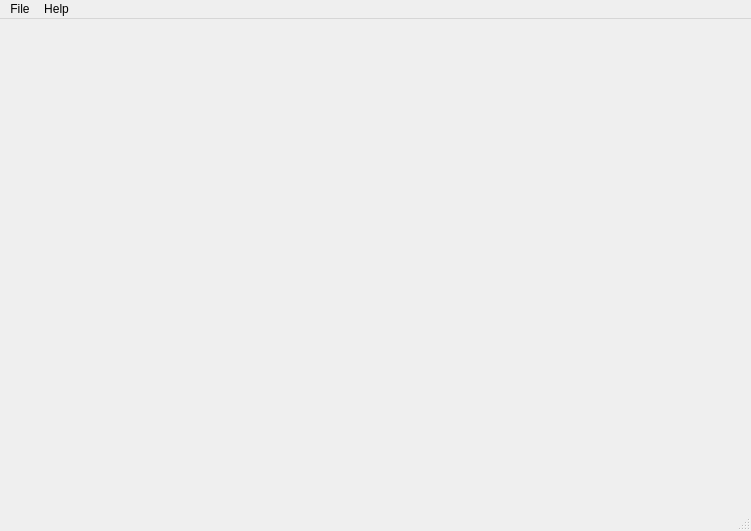
<?xml version="1.0" encoding="UTF-8"?>
<ui version="4.0">
 <class>MainWindow</class>
 <widget class="QMainWindow" name="MainWindow">
  <property name="geometry">
   <rect>
    <x>0</x>
    <y>0</y>
    <width>751</width>
    <height>531</height>
   </rect>
  </property>
  <property name="windowTitle">
   <string>MainWindow</string>
  </property>
  <widget class="QWidget" name="centralwidget">
   <layout class="QVBoxLayout" name="verticalLayout"/>
  </widget>
  <widget class="QMenuBar" name="menubar">
   <property name="geometry">
    <rect>
     <x>0</x>
     <y>0</y>
     <width>751</width>
     <height>22</height>
    </rect>
   </property>
   <widget class="QMenu" name="menuFile">
    <property name="title">
     <string>File</string>
    </property>
   </widget>
   <widget class="QMenu" name="menuAbout">
    <property name="title">
     <string>Help</string>
    </property>
    <addaction name="actionAbout"/>
   </widget>
   <addaction name="menuFile"/>
   <addaction name="menuAbout"/>
  </widget>
  <widget class="QStatusBar" name="statusbar"/>
  <action name="actionAbout">
   <property name="text">
    <string>About</string>
   </property>
  </action>
 </widget>
 <resources/>
 <connections/>
</ui>
